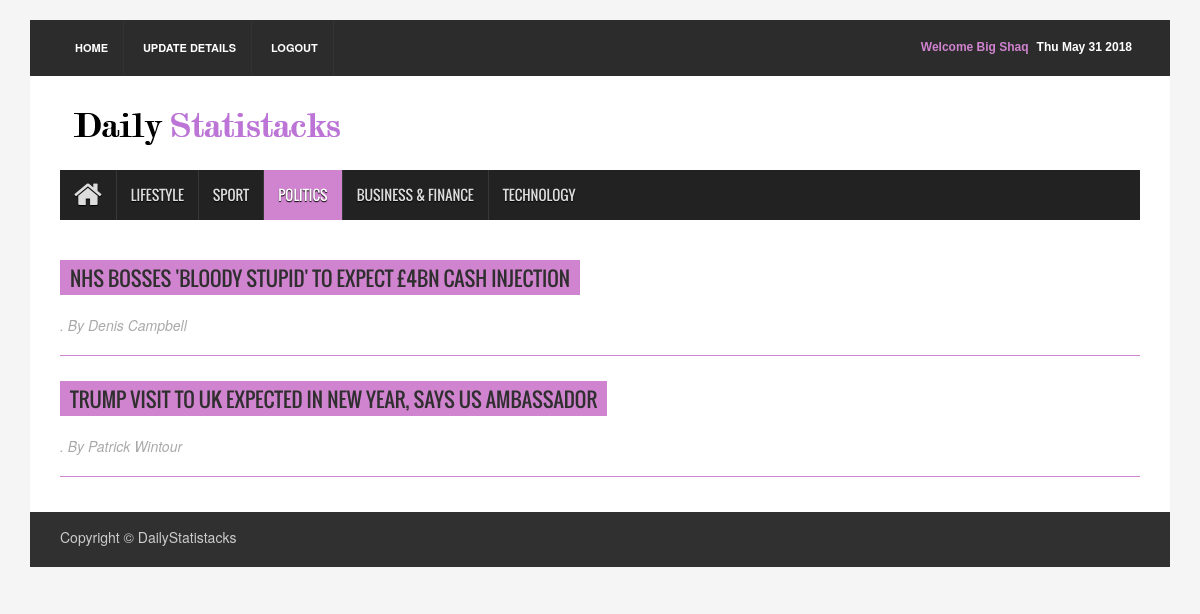
The page /politicsRedirect/ (signed in) on the database its author committed.
### newspaper/models.py (models this page shows, shortened)
class Article( models.Model ) :
    articleType     = models.CharField( max_length = 100 )
    author          = models.CharField( max_length = 1000 )
    headline        = models.CharField( max_length = 1000 )
    body            = models.CharField( max_length = 1000000000000 )
    publicationDate = models.DateField()

### newspaper/views.py (the view)
# urls.py: url( r'^politicsRedirect/$' , politicsRedirect , name = 'politicsRedirect' ) ,
def politicsRedirect( request ) :
    try :
        articleList = Article.objects.filter( articleType  = 'politics' )
        if ( 'username' not in request.session ) :
            context = { 'articleList' : articleList }
            return render( request , 'newspaper/politics.html' , context )
        else : ## logged in
            name         = getName( request.session['username'] )
            context      = {
                               'fName'        : name ,
                               'articleList'  : articleList
                           }
            return render( request , 'newspaper/politics2.html' , context )
    except Exception :
        if ( 'username' not in request.session ) :
            return render( request , 'newspaper/politics.html' , {} )
        else : ## logged in
            name         = getName( request.session['username'] )
            context      = {
                               'fName'        : name
                           }
            return render( request , 'newspaper/politics2.html' , context )

### newspaper/views.py (called while the page is built)
def getName( username ) :
    user     = get_object_or_404( UserAccount , email = username )
    return user.first_name

### newspaper/templates/newspaper/politics2.html (shortened to what this page needs)
{% extends "newspaper/base.html" %}
{% block content %}
{% load static %}
<div class="container">
<header id="header">
  <div class="row">
    <div class="col-lg-12 col-md-12 col-sm-12">
      <div class="header_top">
        <div class="header_top_left">
          <ul class="top_nav">
            <li><a href = "/">Home</a></li>
            <li><a href = "/updateRedirect/">Update Details</a></li>
            <li><a href = "/logout/">Logout</a></li>
          </ul>
        </div>
        <div class="header_top_right">
          <p><span id="datetime"></span></p>
          <p style = 'color : #d083cf;'> Welcome {{ fName }} </p>
        </div>
      </div>
    </div>
    <div class="col-lg-12 col-md-12 col-sm-12">
      <div class="header_bottom">
        <div class="logo_area"><a href="/" class="logo"><img src="{% static "newspaper/images/testlogo.png" %}" alt=""></a></div>
      </div>
    </div>
  </div>
</header>
<section id="navArea">
  <nav class="navbar navbar-inverse" role="navigation">
    <div id="navbar" class="navbar-collapse collapse">
      <ul class="nav navbar-nav main_nav">
        <li><a href = "/"><span class="fa fa-home desktop-home"></span><span class="mobile-show">Home</span></a></li>
        <li><a id = 'lifestyle' href = "/lifestyleRedirect/">Lifestyle</a></li>
        <li><a href = "/sportRedirect/">Sport</a></li>
        <li class="active"><a href = "/politicsRedirect/">Politics</a></li>
        <li><a href = "/businessfinanceRedirect/">Business & Finance</a></li>
        <li><a href = "/technologyRedirect/">Technology</a></li>
      </ul>
    </div>
  </nav>
</section>
<section id="contentSection">
  <div class="row">
    <div class="col-lg-12 col-md-12 col-sm-12">
      <div class="left_content">
        <div class="contact_area">
          {% if articleList %}
            {% for article in articleList %}
            <h2><a href = "{% url 'detail' article.id %}"> {{ article.headline }}</a></h2><p class = "author"><i>. By {{ article.author }} </i></p>
            <br> <br>
            <hr class = "divider">
            {% endfor %}
          {% else %}
                <h2> NO POLITICS ARTICLES </h2>
          {% endif %}
        </div>
      </div>
    </div>
  </div>
</section>
<footer id="footer">
  <div class="footer_bottom">
    <p class="copyright">Copyright &copy; DailyStatistacks</p>
  </div>
</footer>
</div>
{% endblock %}

### newspaper/static/newspaper/assets/css/theme.css (style rules this page uses)
.navbar-inverse .navbar-nav > .active > a, .navbar-inverse .navbar-nav > .active > a:hover, .navbar-inverse .navbar-nav > .active > a:focus { background-color:#d083cf }
.contact_area > h2 { background-color:#d083cf }

### newspaper/static/newspaper/assets/css/style.css (style rules this page uses)
body { background:#f5f5f5 }
ul { padding:0; margin:0; list-style:none }
a { text-decoration:none; color:#2f2f2f }
h1, h2, h3, h4, h5, h6 { font-family:'Oswald',sans-serif }
h2 { line-height:23px }
img { border:none }
#header { display:inline; float:left; width:100%; margin-top:20px }
.header_top { background-color:#2c2c2c; display:inline; float:left; padding:0 30px; width:100% }
.header_top_left { float:left; display:inline; width:50% }
.top_nav { text-align:left }
.top_nav li { display:inline-block }
.top_nav li a { display:inline-block; border-right:1px solid #333; color:#fff; font-size:11px; font-weight:bold; padding:20px 15px; text-transform:uppercase; -webkit-transition:all 0.5s; -o-transition:all 0.5s; transition:all 0.5s }
.header_top_right { float:left; display:inline; width:50%; text-align:right }
.header_top_right > p { color:#fff; display:inline-block; float:right; font:bold 12px sans-serif; margin-bottom:0; padding-bottom:20px; padding-right:8px; padding-top:20px }
.header_bottom { background-color:#fff; display:inline; float:left; padding:15px 30px 15px; width:100% }
.logo_area { display:inline; float:left; width:31% }
.logo { font-size:45px; font-weight:bold; color:#000; font-family:'Varela',sans-serif }
.logo img { max-width:100% }
#navArea { float:left; display:inline; width:100%; padding:0 30px; background-color:#fff }
.navbar { border:medium none; border-radius:0 }
.navbar-inverse .navbar-nav > li > a { border-left:1px solid #383838; color:#ddd; font-family:'Oswald',sans-serif; display:inline-block; height:50px; line-height:50px; padding:0 14px; text-shadow:0 1px 1px #000; text-transform:uppercase; -webkit-transition:all 0.5s; -mz-transition:all 0.5s; -ms-transition:all 0.5s; -o-transition:all 0.5s; transition:all 0.5s }
.navbar-inverse .navbar-nav > li:first-child a { border:none }
.navbar-inverse .navbar-nav > .active > a, .navbar-inverse .navbar-nav > .active > a:hover, .navbar-inverse .navbar-nav > .active > a:focus { color:#fff }
.navbar-collapse { padding-left:0 }
.desktop-home { display:block; font-size:30px; margin-top:10px }
#contentSection { float:left; display:inline; width:100%; background-color:#fff; padding:0 30px }
.left_content { float:left; display:inline; width:100% }
#footer { display:inline; float:left; width:100%; margin-bottom:20px }
.footer_bottom { float:left; display:inline; width:100%; padding:10px 30px; background-color:#303030; color:#ccc }
.copyright { float:left; width:50%; padding-top:5px; text-align:left }
.contact_area { float:left; display:inline; width:100%; margin-bottom:30px }
.contact_area > h2 { color:#fff; display:inline-block; font-size:20px; padding:7px 10px 5px; text-transform:uppercase; margin-bottom:30px }
.contact_area > p { margin-bottom:20px }

### newspaper/templates/newspaper/politics2.html (style rules this page uses)
hr.divider { display: block; height: 1px; border: 0; border-top: 1px solid #d083cf; margin-top: -40px; margin-bottom: 4px; padding: 0; }
p.author { color: #aaa9aa; margin-top: -10px; }

### rows shown on the page
Article: headline "NHS BOSSES 'BLOODY STUPID' TO EXPECT £4BN CASH INJECTION", author "Denis Campbell"
Article: headline "TRUMP VISIT TO UK EXPECTED IN NEW YEAR, SAYS US AMBASSADOR", author "Patrick Wintour"

### other values the page prints
{{ fName }} "Big Shaq"
